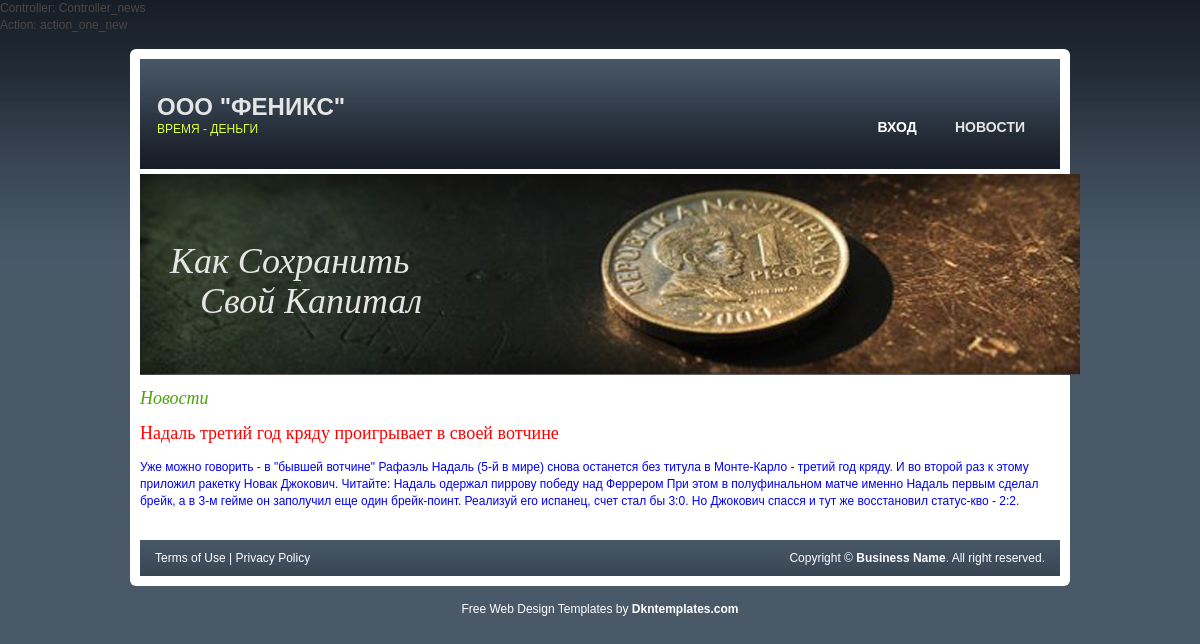
The page /news/one_new?article_id=56 on the database its author committed.
### tables this page shows
CREATE TABLE IF NOT EXISTS `news` (
  `id` int(2) NOT NULL AUTO_INCREMENT,
  `title` varchar(255) NOT NULL,
  `author` varchar(255) NOT NULL,
  `date` timestamp NOT NULL DEFAULT CURRENT_TIMESTAMP,
  `content` text NOT NULL,
  PRIMARY KEY (`id`)
);

### application/core/controller.php (called while the page is built, shortened)
<?php
class Controller {
	function generate($content_view, $template_view, $data)
	{
		include 'application/views/'.$template_view;
	}
}

### application/controllers/controller_news.php (called while the page is built, shortened)
<?php
class Controller_News extends Controller
{
	function action_one_new(){
		$model = $this->load_model('News');
		$data = $model -> get_one_new();
		$this->generate('oneNew_view.php', 'template_view.php', $data);
	}
}

### application/bootstrap.php (called while the page is built, shortened)
<?php
require_once 'core/controller.php';
require_once 'core/route.php';
Route::start();

### index.php (called while the page is built, shortened)
<?php session_start();
require_once 'application/bootstrap.php';

### application/models/model_news.php (called while the page is built, shortened)
<?php
class Model_News extends Model
{
	public function get_one_new()
	{
		$conn = $this->connectDb();
		$id = $_GET['article_id'];
		$res = $conn->query("SELECT * FROM news WHERE id='$id'");
		return $res;
	}
}

### application/views/oneNew_view.php (the view)
<h1><a href='/news'>Новости</a></h1>
<?php
while ($news = $data->fetch_assoc()) {
		echo "<h1 style = 'color:red'>".$news['title']."</h1><p style = 'color:#0000FF'>".$news['content']."</p>";
	}
?>

### css/style.css (style rules this page uses)
html,body,div,span,applet,object,iframe,h1,h2,h3,h4,h5,h6,p,blockquote,pre,a,abbr,acronym,address,big,cite,code,del,dfn,em,font,img,ins,kbd,q,s,samp,small,strike,strong,sub,sup,tt,var,b,u,i,center,dl,dt,dd,ol,ul,li,fieldset,form,label,legend,table,caption,tbody,tfoot,thead,tr,th,td { background: transparent; border: 0; font-size: 100%; margin: 0; outline: 0; padding: 0; vertical-align: baseline; }
body { background: #495968 url(../images/bg-body.jpg) repeat-x; color: #4a4747; font-family: Helvetica, Arial, sans-serif; font-size: 12px; }
h1,h2,h3,h4,h5,h6 { font-weight: normal; margin-bottom: 15px; }
h1 { color: #4a4747; font-family: Georgia, serif; font-size: 18px; }
p { margin: 0 0 15px 0; }
a { color: #4aa407; font-style: italic; text-decoration: none; }

### rows shown on the page
news: title "Надаль третий год кряду проигрывает в своей вотчине", content "Уже можно говорить - в \"бывшей вотчине\" Рафаэль Надаль (5-й в мире) снова останется без титула в Монте-Карло - третий год кряду. И во второй раз к этому приложил ракетку Новак Джокович. Читайте: Надаль одержал пиррову победу над Феррером При этом в полуфинальном матче именно Надаль первым сделал брейк, а в 3-м гейме он заполучил еще один брейк-поинт. Реализуй его испанец, счет стал бы 3:0. Но Джокович спасся и тут же восстановил статус-кво - 2:2."

### other values the page prints
$controller_name "Controller_news"
$action_name "action_one_new"
